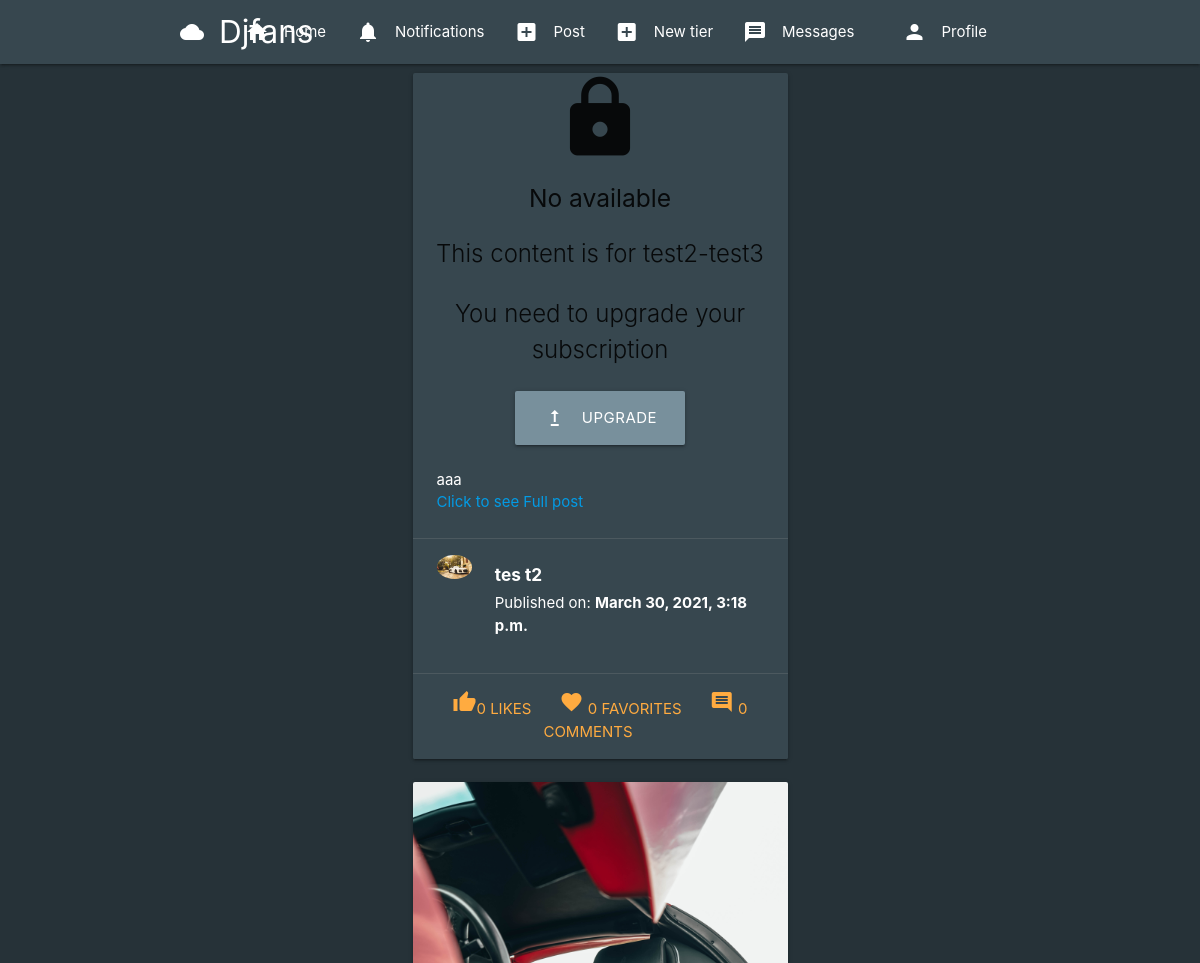
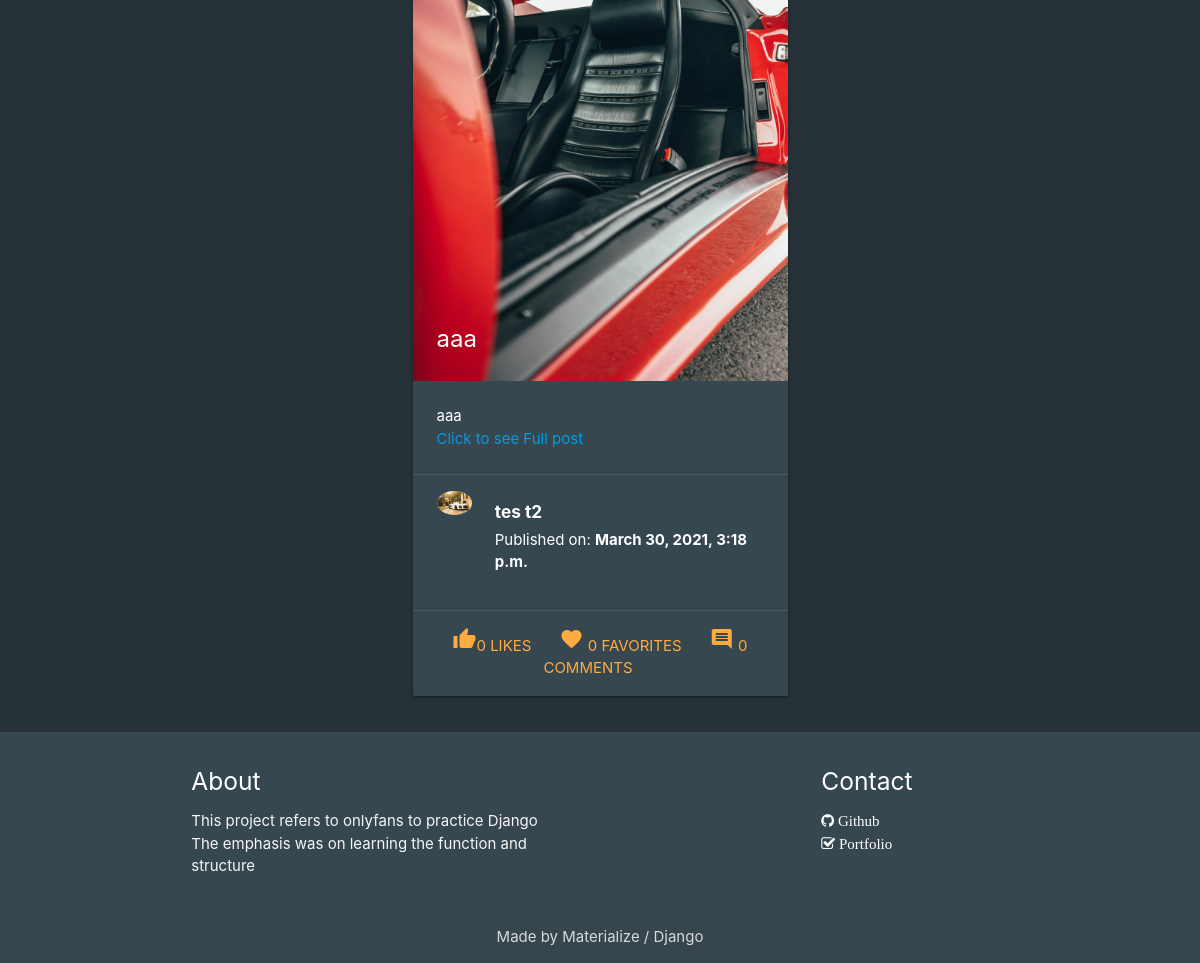
Screenshot of / (signed in) with the database file from the repository (2 pictures, top to bottom).
### post/models.py (models this page shows, shortened)
class Stream(models.Model):
    subscribed = models.ForeignKey(
        User, on_delete=models.CASCADE, related_name='stream_subscribed')
    user = models.ForeignKey(User, on_delete=models.CASCADE)
    post = models.ForeignKey(Post, on_delete=models.CASCADE)
    visible = models.BooleanField(default=False)
    date = models.DateTimeField(auto_now_add=True)

class Post(models.Model):
    id = models.UUIDField(primary_key=True, default=uuid.uuid4, editable=False)
    content = models.ManyToManyField(PostFileContent, related_name='contents')
    title = models.CharField(max_length=150)
    caption = models.TextField(max_length=1500, verbose_name='Caption')
    posted = models.DateTimeField(auto_now_add=True)
    tier = models.ForeignKey(
        Tier, on_delete=models.CASCADE, related_name='tiers')
    user = models.ForeignKey(User, on_delete=models.CASCADE)
    likes_count = models.IntegerField(default=0)
    comments_count = models.IntegerField(default=0)
    favorites_count = models.IntegerField(default=0)
    def get_absolute_url(self):
        return reverse('postdetails', args=[str(self.id)])

class PostFileContent(models.Model):
    user = models.ForeignKey(
        User, on_delete=models.CASCADE, related_name='content_owner')
    file = models.FileField(upload_to=user_directory_path)
    tier = models.ForeignKey(
        Tier, on_delete=models.CASCADE, related_name='tier_file')
    posted = models.DateTimeField(auto_now_add=True)

### tier/models.py (models this page shows, shortened)
class Tier(models.Model):
    number = models.PositiveSmallIntegerField(default=0)
    description = models.TextField(max_length=800, verbose_name='Description')
    price = models.IntegerField(verbose_name='Price')
    can_message = models.BooleanField(default=False)
    user = models.ForeignKey(
        User, on_delete=models.CASCADE, related_name='tier_user')
    def __str__(self):
        return str(self.user) + '-' + str(self.description)

### authy/models.py (models this page shows, shortened)
class Profile(models.Model):
    user = models.OneToOneField(
        User, on_delete=models.CASCADE, related_name='profile')
    location = models.CharField(max_length=50, null=True, blank=True)
    url = models.CharField(max_length=80, null=True, blank=True)
    profile_info = models.TextField(max_length=150, null=True, blank=True)
    created = models.DateField(auto_now_add=True)
    picture = models.ImageField(
        upload_to=user_directory_path_profile, blank=True, null=True, verbose_name='Picture')
    banner = models.ImageField(
        upload_to=user_directory_path_banner, blank=True, null=True, verbose_name='Banner')
    def __str__(self):
        return self.user.username

### post/views.py (the view)
# urls.py: path('', index, name='index'),
@login_required
def index(request):
    user = request.user
    stream_items = Stream.objects.filter(user=user).order_by('-date')
    paginator = Paginator(stream_items, 3)
    page_number = request.GET.get('page')
    stream_data = paginator.get_page(page_number)
    context = {
        'stream_data': stream_data,
    }
    return render(request, 'index.html', context)

### authy/views.py (called while the page is built)
def SideNavInfo(request):
    user = request.user
    nav_profile = None
    fans = None
    follows = None
    if user.is_authenticated:
        nav_profile = Profile.objects.get(user=user)
        fans = Subscription.objects.filter(subscribed=user).count()
        follows = Subscription.objects.filter(subscriber=user).count()
    return {'nav_profile': nav_profile, 'fans': fans, 'follows': follows}

### djfans/templates/index.html (shortened to what this page needs)
{% extends 'base.html' %}
{% load static %}
{% block content %}
  <div class="col s6 offset-s3">
  <div class="col s12 m12">
  </div>
  {% for stream in stream_data %}
    <div class="col s12 m12">
      <div class="card blue-grey darken-3">
      {% if stream.visible == True %}
        <div class="card-image image-wrapper">
        {% if stream.post.content.first.file.name|slice:"-3:" == 'jpg' %}
          <a href="{{ stream.post.get_absolute_url }}">
          <div class="image-wrapper"><img src="{{ stream.post.content.first.file.url }}"></div></a>
          <span class="card-title"><b>{{ stream.post.title }}</b></span>
        {% else %}
        <div class="video-container image-wrapper">
          <video class="responsive-video" controls="controls" preload="metadata">
            <source src="{{ stream.post.content.first.file.url }}#t=0.5" type="video/mp4">
          </video>
        </div>
        {% endif %}
        </div>
      {% else %}
          <div class="center-align ">
            <i class="material-icons large">lock</i>
            <br>
            <h5>No available</h5>
            <p class="card-title text-darken-4">This content is for {{ stream.post.tier }}</p>
            <span class="card-title text-darken-4">You need to upgrade your subscription</span>
            <br><br>
            <a href="{{ stream.post.user.profile }}" class="waves-effect waves-light btn-large blue-grey lighten-1"><i class="material-icons left">upgrade</i>Upgrade</a>
          </div>
      {% endif %}
        <div class="card-content white-text">
          {{ stream.post.caption }}
          <p><a href="{{ stream.post.get_absolute_url }}">Click to see Full post</a></p>
        </div>
        <div class="card-action white-text">
          <div class="row">
            <div class="col s2">
              {% if stream.post.user.profile.picture %}
                <img src="{{ stream.post.user.profile.picture.url }}" class="circle responsive-img">
              {% else %}
                <img src="{% static 'img/no_avatar.jpg' %}" class="circle responsive-img">
              {% endif %}
            </div>
            <div class="col s10">
              <h6><b>{{ stream.post.user.first_name }} {{ stream.post.user.last_name }}</b></h6>
              <span>Published on: <b>{{ stream.post.posted }}</b></span>
            </div>
          </div>
        </div>
        <div class="card-action center-align">
          <a href="{% url 'postlike' stream.post.id %}"><i class="material-icons">thumb_up</i>{{ stream.post.likes_count }} Likes</a>
          <a href="#"><i class="material-icons">favorite</i> {{ stream.post.favorites_count }} Favorites</a>
          <a href="#"><i class="material-icons">comment</i> {{ stream.post.comments_count }} Comments</a>
        </div>
      </div>
    </div>
    {% endfor %}
  </div>
  <div class="col s12 m12 center-align">
  </div>
{% endblock %}

### rows the page displays
Stream: post.tier "test2-test3", post.caption "aaa", post.user.profile.picture (placeholder picture), post.user.first_name "tes", post.user.last_name "t2", post.posted "March 30, 2021, 3:18 p.m.", post.likes_count "0", post.favorites_count "0", post.comments_count "0"
Stream: post.content.first.file (picture), post "aaa", post.caption "aaa", post.user.profile.picture (placeholder picture), post.user.first_name "tes", post.user.last_name "t2", post.posted "March 30, 2021, 3:18 p.m.", post.likes_count "0", post.favorites_count "0", post.comments_count "0"
